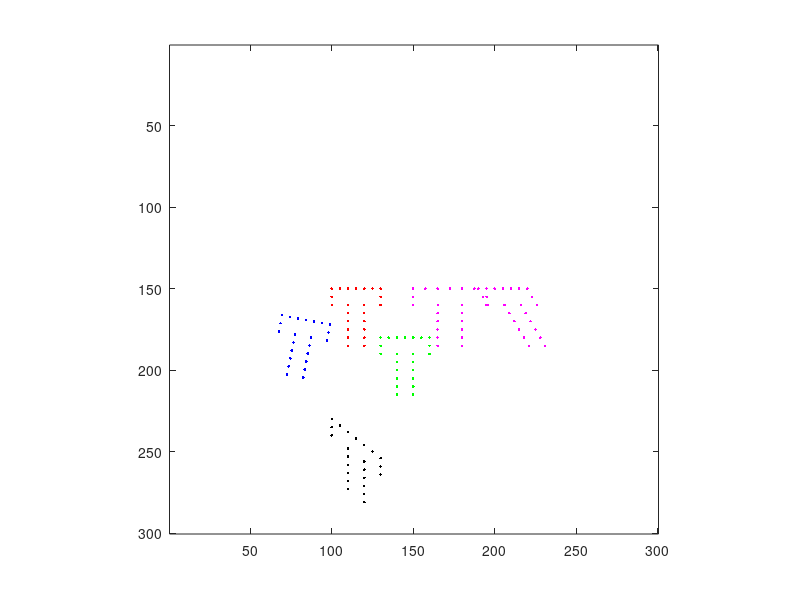

The MATLAB source for this figure:
clear all, close all;
img = ones(300,300);
figure;
imshow(img); axis on; hold on;

% ----- letra T ----- %

top = [ 50 55 60 65 70 75 80
        100 100 100 100 100 100 100 ];
L_side = [ 50 50
           105 110];
R_side = [ 80 80
            105 110];
troncoL = [ 60 60 60 60 60 60
            110 115 120 125 130 135 ];
troncoR = [ 70 70 70 70 70 70
            110 115 120 125 130 135 ];
SHAPE = 50 + [top R_side troncoR troncoL L_side ];

plot(SHAPE(1,:),SHAPE(2,:),'r.')

% ----- Translate ----- %

T = [1 0 0; 0 1 0; 30 30 1];
Translacao = [SHAPE' ones(length(SHAPE),1)] * T;
plot(Translacao(:,1),Translacao(:,2),'g.');

% ----- Rotate ----- %

teta = (11*pi/180)

R = [ cos(teta) sin(teta)   0
       -sin(teta) cos(teta) 0
       0        0       1 ];

Rotacao = [SHAPE' ones(length(SHAPE),1)] * R;
plot(Rotacao(:,1),Rotacao(:,2),'b.');

% ----- Rotate ----- %

cx = 1.5;
cy = 1;
S = [cx 0 0; 0 cy 0; 0 0 1];
Scaling = [SHAPE' ones(length(SHAPE),1)] * S;

plot(Scaling(:,1),Scaling(:,2),'m.');

% ----- Shear ----- %

sv = 0.6;
sh = 0.8;
SCH_V = [ 1 0 0; sv 1 0; 0 0 1]
SCH_H = [ 1 sh 0; 0 1 0; 0 0 1]

Shear_h = [SHAPE' ones(length(SHAPE),1)] * SCH_H;
Shear_v = [SHAPE' ones(length(SHAPE),1)] * SCH_V;

plot(Shear_v(:,1),Shear_v(:,2),'m.');
plot(Shear_h(:,1),Shear_h(:,2),'k.');
